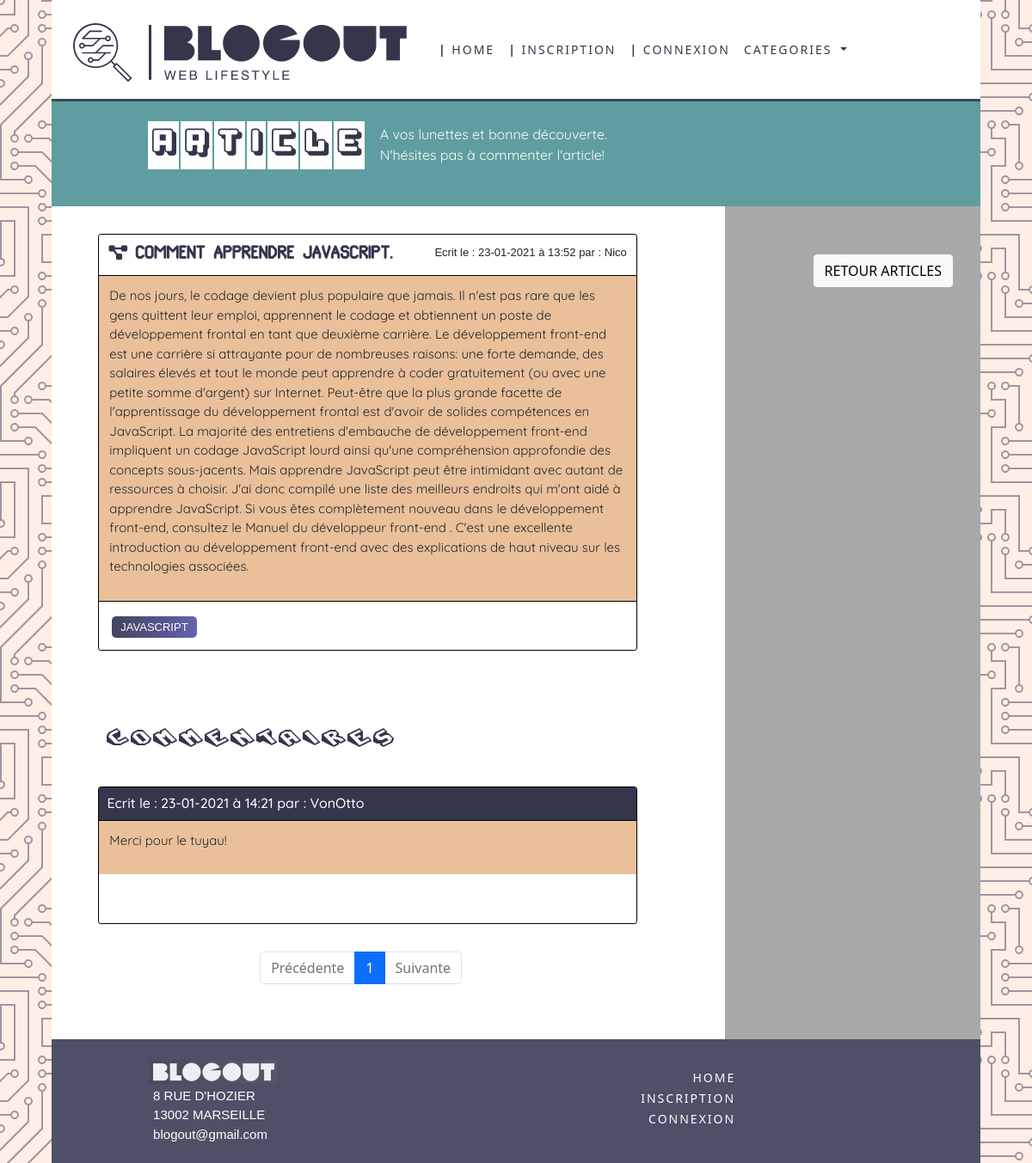
Screenshot of /pages/article.php?id=5 with the database file from the repository.
### tables this page shows
CREATE TABLE `articles` (
  `id` int(11) NOT NULL,
  `titre` varchar(255) NOT NULL,
  `article` text NOT NULL,
  `id_utilisateur` int(11) NOT NULL,
  `id_categorie` int(11) NOT NULL,
  `date` timestamp NOT NULL DEFAULT CURRENT_TIMESTAMP ON UPDATE CURRENT_TIMESTAMP
);

CREATE TABLE `utilisateurs` (
  `id` int(11) NOT NULL,
  `login` varchar(255) NOT NULL,
  `password` varchar(255) NOT NULL,
  `email` varchar(255) NOT NULL,
  `id_droits` int(11) NOT NULL
);

### app/models/Model.php (called while the page is built, shortened)
<?php
class Model
{
    public function findCategorieBd () {
        $bdd = $this->getBdd();
        $req = $bdd->prepare("SELECT id, nom FROM categories");
        $req->execute();
        $result = $req->fetchAll(\PDO::FETCH_ASSOC);
        return $result;
    }
    public function getBdd() {
        return new \PDO('mysql:host=localhost;dbname=blog;charset=utf8', 'root', '', [
            \PDO::ATTR_ERRMODE => \PDO::ERRMODE_EXCEPTION,
            \PDO::ATTR_DEFAULT_FETCH_MODE => \PDO::FETCH_ASSOC
        ]);
    }
}

### app/controllers/Article.php (called while the page is built, shortened)
<?php
class Article extends \blog\app\models\Article
{
    public function tabCategorie(): array {
        $result = $this->findCategorieBd();
        foreach($result as $key => $value){
            $tab[$value['nom']] = intval($value['id']);
        }
        return $tab;
    }
}

### app/models/Categorie.php (called while the page is built, shortened)
<?php
class categorie extends model {
    public function getAllCategorie(): array {
        $req = $this->findCategorieBd();
        return $req;
    }
}

### app/controllers/Categorie.php (called while the page is built, shortened)
<?php
class categorie extends \blog\app\models\categorie {
    public function showAllNavBar() {
        $all= $this->getAllCategorie();
        foreach($all as $key => $value){
            $tab[$value['id']] = $value['nom'];
        }
        return $tab;
    }
}

### app/views/Categorie.php (called while the page is built, shortened)
<?php
class categorie extends \blog\app\controllers\categorie
{
    public function showNameCategorie()
    {
        $controlCat = new \blog\app\controllers\categorie();
        $table = $controlCat->showAllNavBar();
    }
}

### app/models/Article.php (called while the page is built, shortened)
<?php
class Article extends Model
{
    public function findBd(int $id_article): array
    {
        $bdd = $this->getBdd();
        $req = $bdd->prepare("SELECT articles.id, titre, article, id_utilisateur, id_categorie, date, utilisateurs.login, utilisateurs.id FROM articles INNER JOIN utilisateurs ON utilisateurs.id = id_utilisateur WHERE articles.id = :id_article ORDER BY date DESC");
        $req->bindValue(':id_article', $id_article, \PDO::PARAM_INT);
        $req->execute();
        $result = $req->fetch(\PDO::FETCH_ASSOC);
        return $result;
    }
}

### app/models/Comment.php (called while the page is built, shortened)
<?php
class Comment extends model
{
    public function countCommentById (int $article_id) {
        $bdd = $this->getBdd();
        $req = $bdd->prepare('SELECT COUNT(*) AS nb_comment FROM commentaires WHERE id_article = :id_article');
        $req->bindValue(':id_article', $article_id, \PDO::PARAM_INT);
        $req->execute();
        $result = $req->fetch();
        return $result;
    }
}

### app/controllers/Comment.php (called while the page is built, shortened)
<?php
class Comment extends \blog\app\models\Comment
{
    public function nbrCommentId()
    {
        if (!empty($_GET['id'])) {
            $article_id = $_GET['id'];
            $comment = $this->countCommentById($article_id);
            $nbComment = (int)$comment['nb_comment'];
        }
        return $nbComment;
    }
}

### app/views/Article.php (the view, shortened to what this page needs)
<?php
class Article extends \blog\app\controllers\Article
{
    public function getFormatDate ($valueDate){
        $date = explode(' ', $valueDate)[0];
        $dateFr = strftime('%d-%m-%Y', strtotime($date));
        $Hour = explode(' ', $valueDate)[1];
        $HourForm = date('H:i', strtotime($Hour));
        return $dateFr . ' à ' . $HourForm;
    }
        ?>
        <?php
    public function cardOneArticle($title, $dateFormat, $nameLogin, $valuesArticle, $value, $key, $valueId) {
        ?>
        <div id="card_accueil">
            <div id="card_title">
                <h5><i id="i_title" class="fas fa-project-diagram"></i><?= $title; ?></h5>
                <span id="title_h6">Ecrit le : <?= $dateFormat ?> par : <?= $nameLogin ?></span>
            </div>
            <div id="card_articleText">
                <p><?= $valuesArticle; ?></p>
            </div>
            <div id="card_button">
                <a class="buttonCard" href="articles.php?categorie=<?= $value ?>" class="card-link"><?= $key; ?></a>
            </div>
        </div>
        <?php
    }
    public function showPagination(?string $url = null, ?int $get = null, ?string $start = null, $currentPage, $pages)
    {
        ?>
        <nav>
            <ul class="pagination">
                <li class="page-item <?= ($currentPage == 1) ? "disabled" : "" ?>">
                    <a href="<?= $url . $get ?><?= $start . ($currentPage - 1) ?>" class="page-link">Précédente</a>
                </li>
                <?php for ($page = 1; $page <= $pages; $page++): ?>
                    <li class="page-item <?= ($currentPage == $page) ? "active" : "" ?>">
                        <a href="<?= $url . $get ?><?= $start . $page ?>" class="page-link"><?= $page ?></a>
                    </li>
                <?php endfor ?>
                <li class="page-item <?= ($currentPage == $pages) ? "disabled" : "" ?>">
                    <a href="<?= $url . $get ?><?= $start . ($currentPage + 1) ?>" class="page-link">Suivante</a>
                </li>
            </ul>
        </nav>
        <?php
    }
    public function showOneArticle()
    {
        if (isset($_GET['id']) && ctype_digit($_GET['id'])) {
            $id_article = $_GET['id'];
            $article = $this->findbd($id_article);
            $nameCat = $this->tabCategorie();
                foreach ($nameCat as $key => $value) {
                    if ($article['id_categorie'] == $value) {
                        $valuesLogin = $article['login'];
                        $valuesArticle = $article['article'];
                        $valuesId = $article['id'];
                        $title = $article['titre'];
                        $valueDate = $article['date'];
                        $dateFormat = $this->getFormatDate($valueDate);
                        $this->cardOneArticle($title, $dateFormat, $valuesLogin, $valuesArticle, $value, $key, $valuesId);
                    }
                }
        }
    }
}

### css/blog.css (style rules this page uses)
html { background-color: #ffeee6; }
body { width: 90%; margin: auto; }
#card_accueil { width: 80%; min-height: 20vh; border: solid black 1px; margin: 2em 0 1em -3em; border-radius: 0.2em; }
#card_title { display: flex; flex-direction: row; justify-content: space-between; border-bottom: solid black 1px; height: 3em; padding: 0.7em; }
#card_title h5 { color: black; font-family: xolo, serif; font-size: 1.2em; text-transform: uppercase; color: #34374c; }
#card_accueil { border: solid black 1px; margin: 2em 0 1em -3em; border-radius: 0.2em; }
#title_h6 { font-size: 13px; font-family: Calibri, sans-serif; text-align: right; height: 2.2em; }
#card_articleText { padding: 0.8em; background-color: #eac09a; font-size: 15px; font-family: 'Quicksand', sans-serif; }
#card_button { border-top: solid black 1px; padding: 0 0 1em 0.5em; padding-top: 1em; }
.buttonCard { background-image: linear-gradient(to right, #41445d 0%, #6563b1 51%, #493e5f 100%); margin: 7px; padding: 5px 10px; text-align: center; text-transform: uppercase; transition: 0.5s; background-size: 200% auto; color: white; border-radius: 5px; font-size: 13px; font-family: Calibri, sans-serif; text-decoration: none; }
.pagination { margin: 1em 4em 0 0; color: #34374c; }
.page-link { color: #34374c; }
#i_title { margin-right: 0.5em; }

### rows the page displays
articles: titre "COMMENT APPRENDRE JAVASCRIPT.", date "23-01-2021 à 13:52", id_utilisateur.login "Nico", article "De nos jours, le codage devient plus populaire que jamais. Il n'est pas rare que les gens quittent leur emploi, apprennent le codage et obtiennent un poste de développement frontal en tant que deuxième carrière. Le développement front-end est une carrière si attrayante pour de nombreuses raisons: une forte demande, des salaires élevés et tout le monde peut apprendre à coder gratuitement (ou avec une petite somme d'argent) sur Internet. Peut-être que la plus grande facette de l'apprentissage du développement frontal est d'avoir de solides compétences en JavaScript. La majorité des entretiens d'embauche de développement front-end impliquent un codage JavaScript lourd ainsi qu'une…", key "JAVASCRIPT"

### other values shown
$dateFr "23-01-2021"
$HourForm "14:21"
$value['login'] "VonOtto"
$value['commentaire'] "Merci pour le tuyau!"
